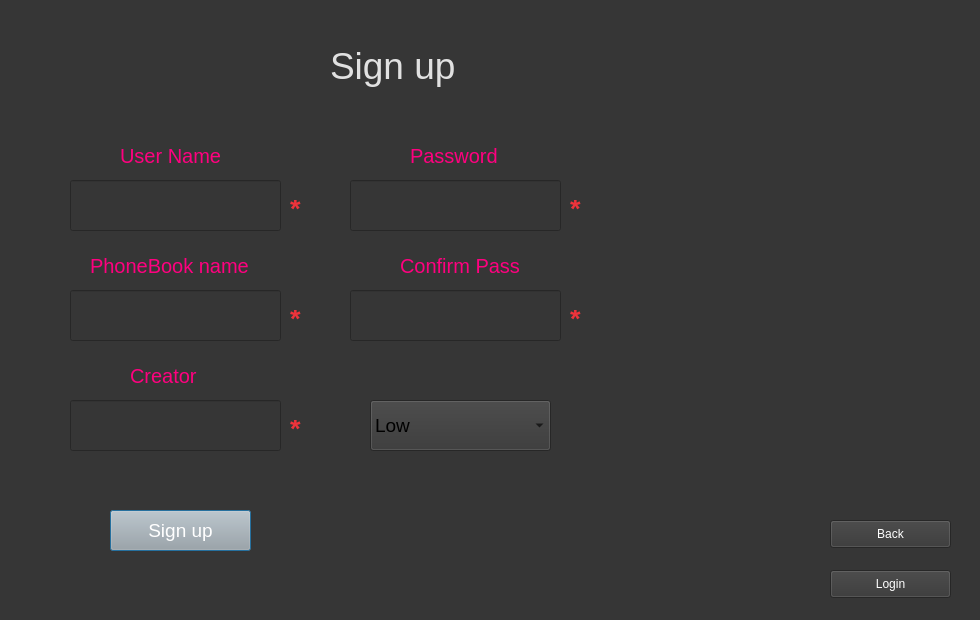
<?xml version="1.0" encoding="UTF-8"?>
<ui version="4.0">
 <class>Dialog</class>
 <widget class="QDialog" name="Dialog">
  <property name="geometry">
   <rect>
    <x>0</x>
    <y>0</y>
    <width>980</width>
    <height>620</height>
   </rect>
  </property>
  <property name="minimumSize">
   <size>
    <width>810</width>
    <height>620</height>
   </size>
  </property>
  <property name="windowTitle">
   <string>SignUp</string>
  </property>
  <property name="windowIcon">
   <iconset>
    <normaloff>../../../.designer/backup/ui/icone.png</normaloff>../../../.designer/backup/ui/icone.png</iconset>
  </property>
  <property name="styleSheet">
   <string notr="true">background-color: rgb(54, 54, 54);</string>
  </property>
  <widget class="QLabel" name="label">
   <property name="geometry">
    <rect>
     <x>330</x>
     <y>30</y>
     <width>171</width>
     <height>71</height>
    </rect>
   </property>
   <property name="styleSheet">
    <string notr="true">color:rgb(225, 225, 225); font-size:28pt;</string>
   </property>
   <property name="text">
    <string>Sign up</string>
   </property>
  </widget>
  <widget class="QLabel" name="label_2">
   <property name="geometry">
    <rect>
     <x>120</x>
     <y>140</y>
     <width>101</width>
     <height>31</height>
    </rect>
   </property>
   <property name="styleSheet">
    <string notr="true">font-size:15pt; color:rgb(255, 0, 127)</string>
   </property>
   <property name="text">
    <string>User Name</string>
   </property>
  </widget>
  <widget class="QLineEdit" name="SuUNbx">
   <property name="geometry">
    <rect>
     <x>70</x>
     <y>180</y>
     <width>211</width>
     <height>51</height>
    </rect>
   </property>
   <property name="styleSheet">
    <string notr="true">font-size:14pt; color:rgb(243, 243, 243)</string>
   </property>
  </widget>
  <widget class="QLineEdit" name="SuPassbx">
   <property name="geometry">
    <rect>
     <x>350</x>
     <y>180</y>
     <width>211</width>
     <height>51</height>
    </rect>
   </property>
   <property name="styleSheet">
    <string notr="true">font-size:14pt; color:rgb(243, 243, 243)</string>
   </property>
   <property name="text">
    <string/>
   </property>
   <property name="echoMode">
    <enum>QLineEdit::Password</enum>
   </property>
  </widget>
  <widget class="QLabel" name="label_3">
   <property name="geometry">
    <rect>
     <x>410</x>
     <y>140</y>
     <width>91</width>
     <height>31</height>
    </rect>
   </property>
   <property name="styleSheet">
    <string notr="true">font-size:15pt; color:rgb(255, 0, 127)</string>
   </property>
   <property name="text">
    <string>Password</string>
   </property>
  </widget>
  <widget class="QPushButton" name="signupbtn">
   <property name="geometry">
    <rect>
     <x>110</x>
     <y>510</y>
     <width>141</width>
     <height>41</height>
    </rect>
   </property>
   <property name="styleSheet">
    <string notr="true">background-color: rgb(167, 168, 167); font-size:14pt; color:rgb(255, 255, 255)</string>
   </property>
   <property name="text">
    <string>Sign up</string>
   </property>
  </widget>
  <widget class="QLineEdit" name="SuPassbxConf">
   <property name="geometry">
    <rect>
     <x>350</x>
     <y>290</y>
     <width>211</width>
     <height>51</height>
    </rect>
   </property>
   <property name="styleSheet">
    <string notr="true">font-size:14pt; color:rgb(243, 243, 243)</string>
   </property>
   <property name="text">
    <string/>
   </property>
   <property name="echoMode">
    <enum>QLineEdit::Password</enum>
   </property>
  </widget>
  <widget class="QLabel" name="label_4">
   <property name="geometry">
    <rect>
     <x>400</x>
     <y>250</y>
     <width>121</width>
     <height>31</height>
    </rect>
   </property>
   <property name="styleSheet">
    <string notr="true">font-size:15pt; color:rgb(255, 0, 127)</string>
   </property>
   <property name="text">
    <string>Confirm Pass</string>
   </property>
  </widget>
  <widget class="QLineEdit" name="FNnameLE">
   <property name="geometry">
    <rect>
     <x>70</x>
     <y>290</y>
     <width>211</width>
     <height>51</height>
    </rect>
   </property>
   <property name="styleSheet">
    <string notr="true">font-size:14pt; color:rgb(243, 243, 243)</string>
   </property>
   <property name="text">
    <string/>
   </property>
  </widget>
  <widget class="QLineEdit" name="creatorLE">
   <property name="geometry">
    <rect>
     <x>70</x>
     <y>400</y>
     <width>211</width>
     <height>51</height>
    </rect>
   </property>
   <property name="styleSheet">
    <string notr="true">font-size:14pt; color:rgb(243, 243, 243)</string>
   </property>
   <property name="text">
    <string/>
   </property>
  </widget>
  <widget class="QLabel" name="label_5">
   <property name="geometry">
    <rect>
     <x>90</x>
     <y>250</y>
     <width>171</width>
     <height>31</height>
    </rect>
   </property>
   <property name="styleSheet">
    <string notr="true">font-size:15pt; color:rgb(255, 0, 127)</string>
   </property>
   <property name="text">
    <string>PhoneBook name</string>
   </property>
  </widget>
  <widget class="QLabel" name="label_6">
   <property name="geometry">
    <rect>
     <x>130</x>
     <y>360</y>
     <width>101</width>
     <height>31</height>
    </rect>
   </property>
   <property name="styleSheet">
    <string notr="true">font-size:15pt; color:rgb(255, 0, 127)</string>
   </property>
   <property name="text">
    <string>Creator</string>
   </property>
  </widget>
  <widget class="QPushButton" name="gologinBtn">
   <property name="geometry">
    <rect>
     <x>830</x>
     <y>570</y>
     <width>121</width>
     <height>28</height>
    </rect>
   </property>
   <property name="styleSheet">
    <string notr="true">color:rgb(255, 255, 255)</string>
   </property>
   <property name="text">
    <string>Login</string>
   </property>
  </widget>
  <widget class="QLabel" name="label_7">
   <property name="geometry">
    <rect>
     <x>290</x>
     <y>200</y>
     <width>21</width>
     <height>17</height>
    </rect>
   </property>
   <property name="font">
    <font>
     <pointsize>20</pointsize>
     <weight>75</weight>
     <bold>true</bold>
    </font>
   </property>
   <property name="styleSheet">
    <string notr="true">color: rgb(237, 51, 59);</string>
   </property>
   <property name="text">
    <string>*</string>
   </property>
  </widget>
  <widget class="QLabel" name="label_8">
   <property name="geometry">
    <rect>
     <x>570</x>
     <y>200</y>
     <width>21</width>
     <height>17</height>
    </rect>
   </property>
   <property name="font">
    <font>
     <pointsize>20</pointsize>
     <weight>75</weight>
     <bold>true</bold>
    </font>
   </property>
   <property name="styleSheet">
    <string notr="true">color: rgb(237, 51, 59);</string>
   </property>
   <property name="text">
    <string>*</string>
   </property>
  </widget>
  <widget class="QLabel" name="label_9">
   <property name="geometry">
    <rect>
     <x>570</x>
     <y>310</y>
     <width>21</width>
     <height>17</height>
    </rect>
   </property>
   <property name="font">
    <font>
     <pointsize>20</pointsize>
     <weight>75</weight>
     <bold>true</bold>
    </font>
   </property>
   <property name="styleSheet">
    <string notr="true">color: rgb(237, 51, 59);</string>
   </property>
   <property name="text">
    <string>*</string>
   </property>
  </widget>
  <widget class="QPushButton" name="BackBtn">
   <property name="geometry">
    <rect>
     <x>830</x>
     <y>520</y>
     <width>121</width>
     <height>28</height>
    </rect>
   </property>
   <property name="styleSheet">
    <string notr="true">color:rgb(255, 255, 255)</string>
   </property>
   <property name="text">
    <string>Back</string>
   </property>
  </widget>
  <widget class="QLabel" name="label_10">
   <property name="geometry">
    <rect>
     <x>290</x>
     <y>310</y>
     <width>21</width>
     <height>17</height>
    </rect>
   </property>
   <property name="font">
    <font>
     <pointsize>20</pointsize>
     <weight>75</weight>
     <bold>true</bold>
    </font>
   </property>
   <property name="styleSheet">
    <string notr="true">color: rgb(237, 51, 59);</string>
   </property>
   <property name="text">
    <string>*</string>
   </property>
  </widget>
  <widget class="QLabel" name="label_11">
   <property name="geometry">
    <rect>
     <x>290</x>
     <y>420</y>
     <width>21</width>
     <height>17</height>
    </rect>
   </property>
   <property name="font">
    <font>
     <pointsize>20</pointsize>
     <weight>75</weight>
     <bold>true</bold>
    </font>
   </property>
   <property name="styleSheet">
    <string notr="true">color: rgb(237, 51, 59);</string>
   </property>
   <property name="text">
    <string>*</string>
   </property>
  </widget>
  <widget class="QComboBox" name="lvlcbBox">
   <property name="geometry">
    <rect>
     <x>370</x>
     <y>400</y>
     <width>181</width>
     <height>51</height>
    </rect>
   </property>
   <property name="font">
    <font>
     <pointsize>14</pointsize>
    </font>
   </property>
   <item>
    <property name="text">
     <string>Low</string>
    </property>
   </item>
   <item>
    <property name="text">
     <string>Medium</string>
    </property>
   </item>
   <item>
    <property name="text">
     <string>High</string>
    </property>
   </item>
  </widget>
 </widget>
 <resources/>
 <connections/>
</ui>
